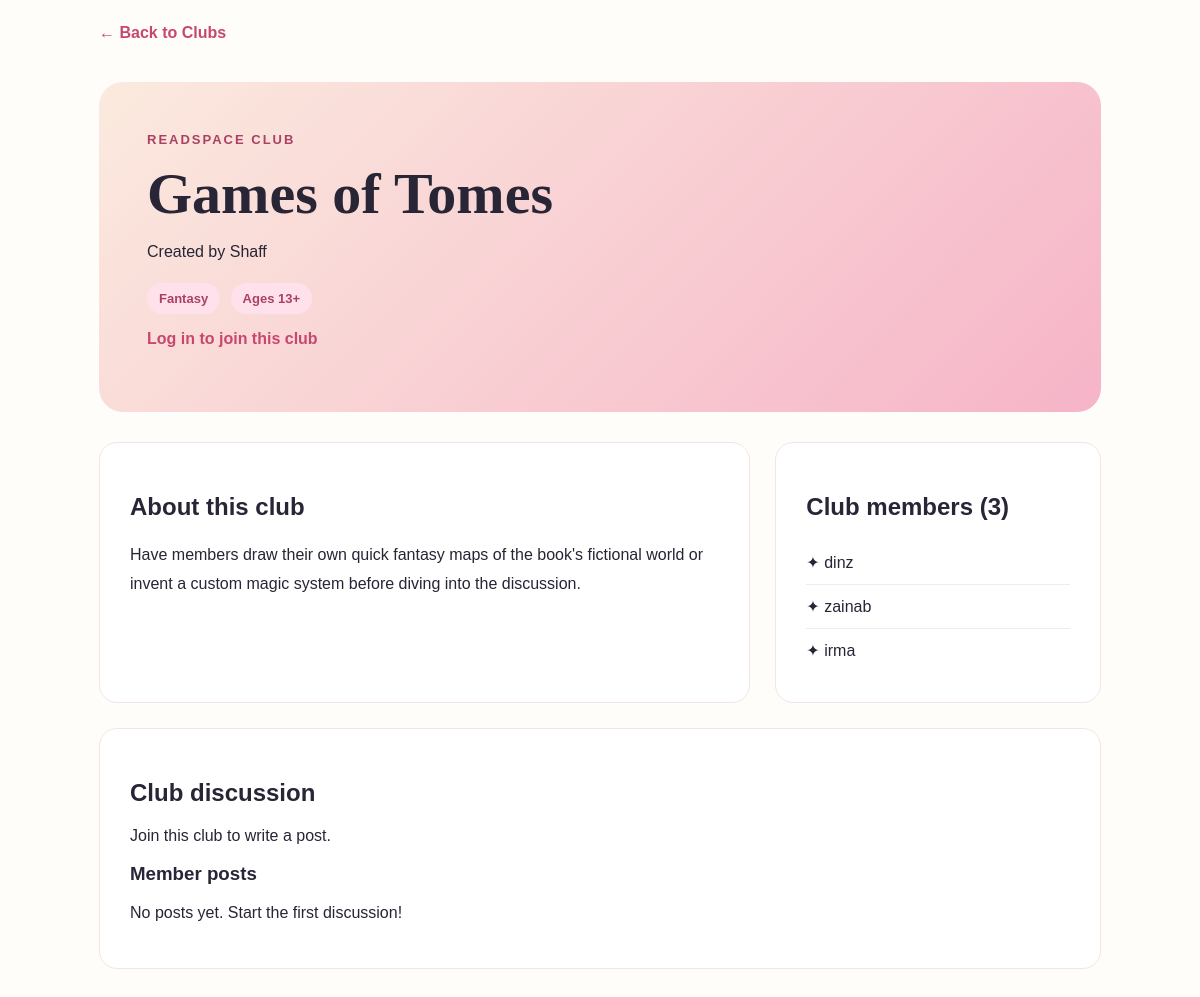
The app's page /club.php?id=3 with its own data.
### tables this page shows
CREATE TABLE `book_clubs` (
  `club_id` int(11) NOT NULL,
  `club_name` varchar(100) NOT NULL,
  `genre` varchar(50) DEFAULT NULL,
  `description` text DEFAULT NULL,
  `created_by` int(11) NOT NULL,
  `created_at` timestamp NOT NULL DEFAULT current_timestamp(),
  `min_age` tinyint(3) UNSIGNED NOT NULL DEFAULT 13,
  `status` enum('pending','approved','rejected') NOT NULL DEFAULT 'pending'
);

CREATE TABLE `users` (
  `user_id` int(11) NOT NULL,
  `username` varchar(50) NOT NULL,
  `email` varchar(100) NOT NULL,
  `password_hash` varchar(255) NOT NULL,
  `birth_date` date NOT NULL,
  `is_minor` tinyint(1) DEFAULT 1,
  `created_at` timestamp NOT NULL DEFAULT current_timestamp(),
  `role` enum('member','moderator') NOT NULL DEFAULT 'member'
);

### club.php (the view, shortened to what this page needs)
<?php
require "config.php";
function e($value) {
    return htmlspecialchars((string) $value, ENT_QUOTES, "UTF-8");
}
$clubId = filter_input(INPUT_GET, "id", FILTER_VALIDATE_INT);
$userId = (int) ($_SESSION["user_id"] ?? 0);
$stmt = $conn->prepare(
    "SELECT c.club_id, c.club_name, c.genre, c.description,
            c.min_age, c.status, c.created_by, u.username AS creator
     FROM book_clubs c
     JOIN users u ON u.user_id = c.created_by
     WHERE c.club_id = ?
     LIMIT 1"
);
$stmt->bind_param("i", $clubId);
$stmt->execute();
$club = $stmt->get_result()->fetch_assoc();
$stmt = $conn->prepare(
    "SELECT u.username
     FROM club_memberships m
     JOIN users u ON u.user_id = m.user_id
     WHERE m.club_id = ?
     ORDER BY m.joined_at ASC"
);
$stmt->bind_param("i", $clubId);
$stmt->execute();
$members = $stmt->get_result();
$isMember = false;
$postStmt = $conn->prepare(
    "SELECT p.post_id, p.post_text, p.status, p.created_at,
            u.username,
            (SELECT COUNT(*)
             FROM club_post_likes l
             WHERE l.post_id = p.post_id) AS like_count
     FROM club_posts p
     JOIN users u ON u.user_id = p.user_id
     WHERE p.club_id = ?
       AND (
           p.status = 'approved'
           OR (
               p.user_id = ?
               AND p.status IN ('pending', 'rejected')
           )
       )
     ORDER BY p.created_at DESC, p.post_id DESC"
);
$postStmt->bind_param("ii", $clubId, $userId);
$postStmt->execute();
$posts = $postStmt->get_result();
?>
<!DOCTYPE html>
<html lang="en">
<head>
</head>
<body>
    <nav class="nav">
        <a href="clubs.php">← Back to Clubs</a>
    </nav>
    <main>
        <section class="hero">
            <span class="eyebrow">ReadSpace Club</span>
            <h1><?= e($club["club_name"]) ?></h1>
            <p>Created by <?= e($club["creator"]) ?></p>
            <span class="tag"><?= e($club["genre"]) ?></span>
            <span class="tag">Ages <?= (int) $club["min_age"] ?>+</span>
            <?php if ($userId > 0): ?>
                <form method="post" action="club_membership.php">
                    <input
                        type="hidden"
                        name="club_id"
                        value="<?= (int) $clubId ?>"
                    >
                    <input
                        type="hidden"
                        name="csrf_token"
                        value="<?= e($_SESSION["csrf_token"]) ?>"
                    >
                    <input type="hidden" name="return_to" value="club">
                    <input
                        type="hidden"
                        name="action"
                        value="<?= $isMember ? "leave" : "join" ?>"
                    >
                    <button class="membership-button" type="submit">
                        <?= $isMember ? "Leave Club" : "Join Club" ?>
                    </button>
                </form>
            <?php else: ?>
                <p>
                    <a href="login.php">Log in to join this club</a>
                </p>
            <?php endif; ?>
        </section>
        <div class="details">
            <section class="card">
                <h2>About this club</h2>
                <p class="description"><?= e($club["description"]) ?></p>
            </section>
            <section class="card">
                <h2>Club members (<?= $members->num_rows ?>)</h2>
                <?php if ($members->num_rows === 0): ?>
                    <p>No members yet.</p>
                <?php else: ?>
                    <?php while ($member = $members->fetch_assoc()): ?>
                        <div class="member">
                            ✦ <?= e($member["username"]) ?>
                        </div>
                    <?php endwhile; ?>
                <?php endif; ?>
            </section>
        </div>
        <section class="card discussion">
            <h2>Club discussion</h2>
            <?php if ($isMember): ?>
                <form method="post" action="submit_club_post.php">
                    <input
                        type="hidden"
                        name="club_id"
                        value="<?= (int) $clubId ?>"
                    >
                    <input
                        type="hidden"
                        name="csrf_token"
                        value="<?= e($_SESSION["csrf_token"]) ?>"
                    >
                    <label for="post_text">
                        Share something with your club
                    </label>
                    <textarea
                        id="post_text"
                        name="post_text"
                        rows="4"
                        minlength="10"
                        maxlength="1000"
                        required
                        placeholder="What are you reading right now?"
                    ></textarea>
                    <button type="submit">Submit Post</button>
                </form>
            <?php else: ?>
                <p>Join this club to write a post.</p>
            <?php endif; ?>
            <h3>Member posts</h3>
            <?php if ($posts->num_rows === 0): ?>
                <p>No posts yet. Start the first discussion!</p>
            <?php endif; ?>
        </section>
    </main>
</body>
</html>

### club.php (style rules this page uses)
* { box-sizing: border-box; }
body { margin: 0; background: #fffdf9; color: #272536; font-family: Arial, sans-serif; }
a { color: #c74770; text-decoration: none; font-weight: bold; }
.nav { max-width: 1050px; margin: auto; padding: 24px; }
main { max-width: 1050px; margin: auto; padding: 16px 24px 80px; }
.hero { padding: 48px; border-radius: 24px; background: linear-gradient(135deg, #fbeade, #f6b4c8); }
h1 { margin: 12px 0; font-family: Georgia, serif; font-size: clamp(36px, 6vw, 58px); }
.eyebrow { color: #aa4164; font-size: 13px; font-weight: bold; letter-spacing: 2px; text-transform: uppercase; }
.details { display: grid; grid-template-columns: 2fr 1fr; gap: 25px; margin-top: 30px; }
.card { padding: 30px; border: 1px solid #f1e5e6; border-radius: 18px; background: white; }
.description { line-height: 1.8; white-space: pre-wrap; overflow-wrap: anywhere; }
.tag { display: inline-block; margin: 6px 6px 0 0; padding: 8px 12px; border-radius: 20px; background: #ffe1eb; color: #aa4164; font-size: 13px; font-weight: bold; }
.member { padding: 12px 0; border-bottom: 1px solid #f3e9e9; overflow-wrap: anywhere; }
.member:last-child { border-bottom: 0; }
.discussion { margin-top: 25px; }

### records on screen
book_clubs: club_name "Games of Tomes", created_by.username "Shaff", genre "Fantasy", min_age "13", description "Have members draw their own quick fantasy maps of the book's fictional world or invent a custom magic system before diving into the discussion.", club_id "3"
users: username "dinz"
users: username "zainab"
users: username "irma"
